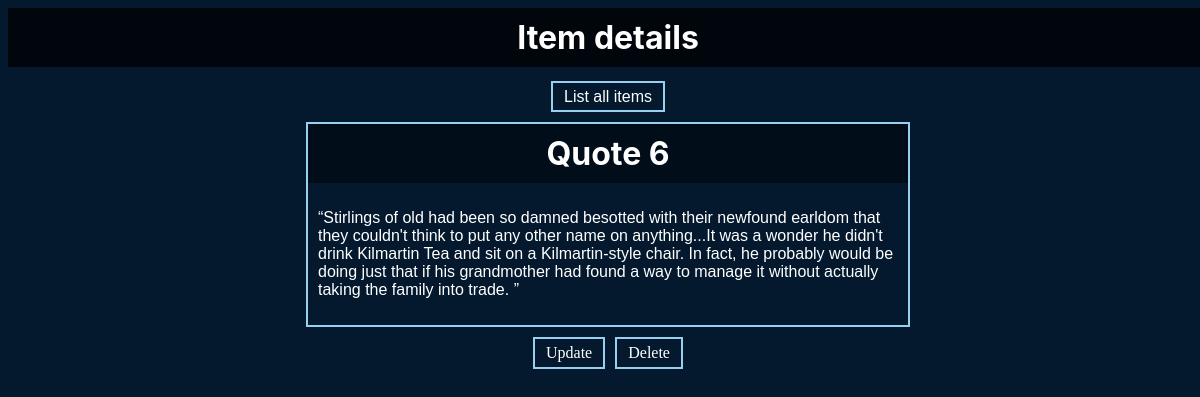
Screenshot of /crudapp/13/ with the database file from the repository.
### crudapp/models.py (models this page shows, shortened)
class dataModel(models.Model):
	title=models.CharField(max_length=200)
	description=models.TextField()

### crudapp/views.py (the view)
# urls.py: path('<int:data_id>/',views.detail_view,name='detail'),
def detail_view(request,data_id):
	data=get_object_or_404(dataModel,id=data_id)
	context={"data":data}
	return render(request,'crudapp/detail_view.html',context)

### crudapp/templates/crudapp/detail_view.html (shortened to what this page needs)
<!DOCTYPE html>
<html lang="en">
<head>
</head>
<body>
    <div class="main">
        <div class="header">
            <h1>Item details</h1>
            <p>
                <a href="{% url 'crudapp:list' %}">List all items</a>
            </p>
        </div>
        <div class="data">
            <h1>{{data.title}}</h1>
            <p>{{data.description}}</p>
        </div>
        <div class="buttons">
            <a href="{%url 'crudapp:update' data.id%}">
			Update
		</a>
            <a style=" margin-left: 10px;" href="{%url 'crudapp:delete' data.id%}">
			Delete
		</a>
        </div>
    </div>
</body>
</html>

### crudapp/templates/crudapp/detail_view.html (style rules this page uses)
body { background-color: #04192e; width: 100vw; height: 100vh; }
.main { display: flex; justify-content: center; align-items: center; flex-flow: column; }
.main .header h1 { background-color: #00060c; margin-top: 0; padding: 10px; color: white; }
.header { width: 100%; text-align: center; }
.main h1 { color: white; }
.data { border: 2px solid #99d0f0; width: 50%; }
.data h1 { padding: 10px; margin: 0px; background-color: #010e1a; text-align: center; font-family: -apple-system, BlinkMacSystemFont, 'Segoe UI', Roboto, Oxygen, Ubuntu, Cantarell, 'Open Sans', 'Helvetica Neue', sans-serif }
.data p { padding: 10px; color: white; font-family: Verdana, Geneva, Tahoma, sans-serif; }
.header h1 { font-family: -apple-system, BlinkMacSystemFont, 'Segoe UI', Roboto, Oxygen, Ubuntu, Cantarell, 'Open Sans', 'Helvetica Neue', sans-serif }
.buttons a { color: white; padding: 5px 11px; margin-bottom: 10px; border: 2px solid #99d0f0; text-decoration: none; }
.buttons { display: flex; justify-content: center; align-items: center; margin-top: 10px; }
a { color: white; padding: 5px 11px; margin-bottom: 10px; border: 2px solid #99d0f0; text-decoration: none; }
p { font-family: Verdana, Geneva, Tahoma, sans-serif; }

### rows the page displays
dataModel: title "Quote 6", description "“Stirlings of old had been so damned besotted with their newfound earldom that they couldn't think to put any other name on anything...It was a wonder he didn't drink Kilmartin Tea and sit on a Kilmartin-style chair. In fact, he probably would be doing just that if his grandmother had found a way to manage it without actually taking the family into trade. ”"
